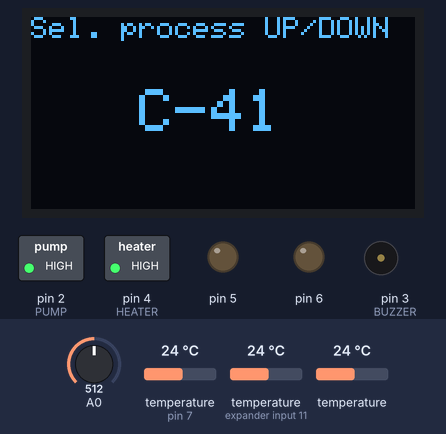
Simulated run of this sketch. Board: Arduino Uno, built with avr-gcc and run on an emulated ATmega328P. Shown: 128×64 one-colour display, switched loads named in the sketch (green lamp = pin HIGH), output pins drawn as LEDs (lit = HIGH), buzzer (waves = sounding, pin HIGH). The inputs (shaded band) are chosen by the test bench; at power-on: A0 = 512, temperature (sensors on pin 7, expander input 11) 24 °C, temperature 24 °C. What the sketch prints to the serial monitor is not drawn.

Above: at 6.2 s.
6.3 s: A0 set to 995
7.8 s: A0 set to 1021
At 7.95 s:
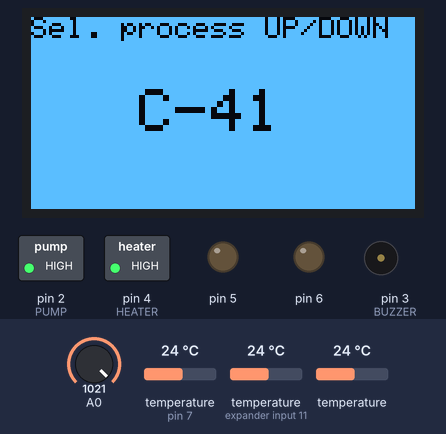
At 9.9 s:
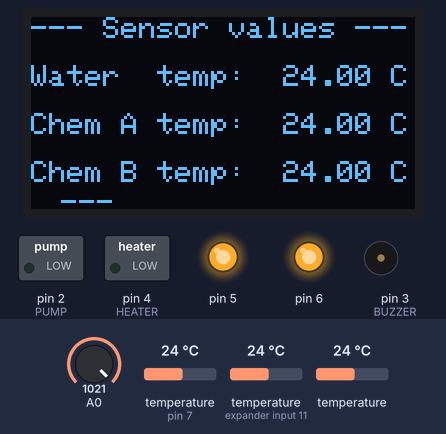
Timing chart, 0 to 11.4 s (numbered marks = the images above; inputs shaded):
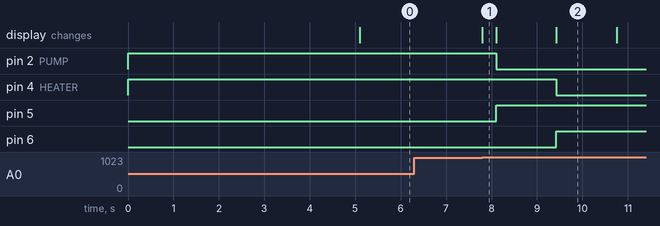

Measured:
- the behaviour switches between 1010 and 1011 on A0 (found by bisection; images 0 and 1)
- after the input at 6.3 s, every drawn part: stays the same
- after the input at 7.8 s, pin 2 (PUMP): HIGH → LOW after 0.30 s; pin 4 (HEATER): HIGH → LOW after 1.6 s; pin 5: LOW → HIGH after 0.30 s; pin 6: LOW → HIGH after 1.6 s; the display: changes at once (image 1)

The sketch:

arduino.ino
```cpp
#include <Adafruit_SH110X.h>
#include <SPI.h>
#include <OneWire.h>
#include <DallasTemperature.h>

#define OLED_MOSI   11 //blue
#define OLED_CLK   12 //yellow
#define OLED_DC    8 //green
#define OLED_CS    10 //orange
#define OLED_RESET 9 //white
#define HEATER 4
#define PUMP 2
#define BUZZER 3


float chemATemp,chemBTemp,waterTemp;
int curMenu = 0;

float maxTempVariation = 0.4;
int i = 0 ;
bool reverse = false;
uint8_t sensor1[8] = {0x28, 0x80, 0xD6, 0x3A, 0x01, 0x21, 0x0A, 0xB5}; //sensor address
uint8_t sensor2[8] ={0x28, 0x28, 0x79, 0x43, 0x01, 0x21, 0x0A, 0x2F};
uint8_t sensor3[8] ={0x28, 0x45, 0xA6, 0x75, 0xD0, 0x01, 0x3C, 0xC6};


OneWire oneWire(7);
DallasTemperature sensors(&oneWire);

//startup logo
const unsigned char filmochem_bmp [] PROGMEM ={
0x00, 0x00, 0x00, 0x00, 0x00, 0x01, 0x00, 0x00, 0x00, 0x00, 0x00, 0x00, 0x00, 0x00, 0x00, 0x00,
0x00, 0x00, 0x00, 0x00, 0x00, 0x00, 0x80, 0x00, 0x00, 0x00, 0x00, 0x00, 0x00, 0x00, 0x00, 0x00,
0x00, 0x00, 0x00, 0x00, 0x00, 0x04, 0x80, 0x00, 0x00, 0x00, 0x00, 0x00, 0x00, 0x00, 0x00, 0x00,
0x00, 0x00, 0x00, 0x00, 0x00, 0x03, 0x00, 0x00, 0x00, 0x00, 0x00, 0x00, 0x00, 0x00, 0x0e, 0x00,
0x00, 0x00, 0x00, 0x00, 0x00, 0x1a, 0x00, 0x00, 0x00, 0x00, 0x00, 0x00, 0x00, 0x00, 0x19, 0x80,
0x00, 0x00, 0x00, 0x00, 0x00, 0x24, 0x00, 0x00, 0x00, 0x00, 0x00, 0x00, 0x00, 0x00, 0x30, 0x80,
0x00, 0x00, 0x00, 0x00, 0x00, 0x28, 0x00, 0x00, 0x00, 0x00, 0x00, 0x00, 0x00, 0x00, 0x20, 0x80,
0x00, 0x00, 0x00, 0x00, 0x00, 0x9c, 0x00, 0x00, 0x00, 0x00, 0x00, 0x03, 0xff, 0xc0, 0x20, 0x80,
0x00, 0x00, 0x00, 0x00, 0x00, 0x7e, 0x00, 0x00, 0x00, 0x00, 0x00, 0x07, 0xff, 0xe0, 0x20, 0x80,
0x00, 0x00, 0x00, 0x00, 0x02, 0x7f, 0x00, 0x00, 0x00, 0x00, 0x00, 0x07, 0xff, 0xe0, 0x20, 0x80,
0x00, 0x00, 0x00, 0x00, 0x01, 0x8f, 0x80, 0x00, 0x00, 0x00, 0x00, 0x03, 0xff, 0xc0, 0x23, 0x80,
0x00, 0x00, 0x00, 0x00, 0x09, 0x07, 0xc0, 0x00, 0x00, 0x00, 0x00, 0x00, 0x00, 0x00, 0x20, 0x80,
0x00, 0x00, 0x00, 0x00, 0x06, 0x03, 0xe0, 0x10, 0x00, 0x00, 0x00, 0x00, 0x00, 0x00, 0x20, 0x80,
0x00, 0x00, 0x00, 0x00, 0x34, 0x01, 0xf0, 0x38, 0x00, 0x00, 0x00, 0x02, 0x00, 0xc0, 0x23, 0x80,
0x00, 0x00, 0x00, 0x00, 0x58, 0x00, 0xf8, 0x64, 0x00, 0x00, 0x00, 0x02, 0x00, 0xc0, 0x20, 0x80,
0x00, 0x00, 0x00, 0x00, 0x50, 0x00, 0x7c, 0xe8, 0x00, 0x00, 0x00, 0x02, 0x00, 0xc0, 0x20, 0x80,
0x00, 0x00, 0x00, 0x01, 0x20, 0x00, 0x3f, 0x90, 0x00, 0x00, 0x00, 0x02, 0x00, 0xc0, 0x23, 0x80,
0x00, 0x00, 0x00, 0x01, 0xc0, 0x00, 0x1f, 0x60, 0x00, 0x00, 0x00, 0x02, 0x00, 0xc0, 0x20, 0x80,
0x00, 0x00, 0x00, 0x04, 0xc0, 0x00, 0x0e, 0x40, 0x00, 0x00, 0x00, 0x02, 0x00, 0xc0, 0x20, 0x80,
0x00, 0x00, 0x00, 0x03, 0xc0, 0x00, 0x0d, 0x80, 0x00, 0x00, 0x00, 0x02, 0x00, 0xc0, 0x23, 0x80,
0x00, 0x00, 0x00, 0x13, 0xe0, 0x00, 0x19, 0x00, 0x00, 0x00, 0x00, 0x02, 0x00, 0xc0, 0x20, 0x80,
0x00, 0x00, 0x00, 0x0f, 0xf0, 0x00, 0x36, 0x00, 0x00, 0x00, 0x00, 0x02, 0x00, 0xc0, 0x20, 0x80,
0x00, 0x00, 0x00, 0x68, 0xf8, 0x00, 0x74, 0x00, 0x00, 0x00, 0x00, 0x02, 0x00, 0xc0, 0x23, 0x80,
0x00, 0x00, 0x00, 0xb0, 0x7c, 0x00, 0xc8, 0x00, 0x00, 0x00, 0x00, 0x06, 0x00, 0x40, 0x20, 0x80,
0x00, 0x00, 0x00, 0xa0, 0x3e, 0x01, 0xc0, 0x00, 0x00, 0x00, 0x00, 0x04, 0x00, 0x60, 0x20, 0x80,
0x00, 0x00, 0x02, 0x40, 0x1f, 0x03, 0x20, 0x00, 0x00, 0x00, 0x00, 0x0c, 0x00, 0x20, 0x21, 0x80,
0x00, 0x00, 0x03, 0x80, 0x0f, 0x87, 0xc0, 0x00, 0x00, 0x00, 0x00, 0x08, 0x00, 0x30, 0x20, 0x80,
0x00, 0x00, 0x09, 0x00, 0x07, 0xcc, 0x80, 0x00, 0x00, 0x00, 0x00, 0x08, 0x00, 0x30, 0x20, 0x80,
0x00, 0x00, 0x06, 0x00, 0x03, 0xfb, 0x00, 0x00, 0x00, 0x00, 0x00, 0x18, 0x00, 0x10, 0x21, 0x80,
0x00, 0x00, 0x24, 0x00, 0x01, 0xf2, 0x00, 0x00, 0x00, 0x00, 0x00, 0x10, 0x00, 0x18, 0x20, 0x80,
0x00, 0x00, 0x1c, 0x00, 0x00, 0xec, 0x00, 0x00, 0x00, 0x00, 0x00, 0x31, 0x10, 0x08, 0x20, 0x80,
0x00, 0x00, 0xdc, 0x00, 0x00, 0xe8, 0x00, 0x00, 0x00, 0x00, 0x00, 0x22, 0x00, 0x0c, 0x21, 0x80,
0x00, 0x01, 0x7e, 0x00, 0x00, 0x90, 0x00, 0x00, 0x00, 0x00, 0x00, 0x60, 0x04, 0x04, 0x20, 0x80,
0x00, 0x03, 0x7f, 0x00, 0x01, 0xa0, 0x00, 0x00, 0x00, 0x00, 0x00, 0x44, 0x04, 0x06, 0x20, 0x80,
0x00, 0x04, 0x8f, 0x80, 0x02, 0x40, 0x00, 0x00, 0x00, 0x00, 0x00, 0xc0, 0x04, 0x02, 0x21, 0x80,
0x00, 0x0d, 0x07, 0xc0, 0x07, 0x80, 0x00, 0x00, 0x00, 0x00, 0x00, 0xce, 0x07, 0xf2, 0x20, 0x80,
0x00, 0x12, 0x03, 0xe0, 0x09, 0x00, 0x00, 0x00, 0x00, 0x00, 0x00, 0x9e, 0x0f, 0xf2, 0x20, 0x80,
0x00, 0x2c, 0x01, 0xf0, 0x14, 0x0c, 0x00, 0x00, 0x00, 0x00, 0x01, 0x9f, 0xff, 0xf8, 0x20, 0x80,
0x00, 0x48, 0x00, 0xf8, 0x24, 0x7f, 0x03, 0xf0, 0x3e, 0x03, 0xe1, 0x3f, 0xf8, 0xf8, 0x20, 0x80,
0x00, 0xb0, 0x00, 0x7c, 0x58, 0xff, 0x07, 0xf0, 0x7f, 0x07, 0xf3, 0x3f, 0xf0, 0x7c, 0x3f, 0x80,
0x01, 0x20, 0x00, 0x3f, 0xd0, 0x87, 0x0e, 0x70, 0xc7, 0x0c, 0x62, 0x3f, 0xf0, 0x7c, 0x3f, 0x80,
0x02, 0xc0, 0x00, 0x1f, 0x20, 0x06, 0x1c, 0x71, 0xc6, 0x18, 0x66, 0x7f, 0xf0, 0x7e, 0x3f, 0x80,
0x06, 0xc0, 0x00, 0x0f, 0x00, 0x0e, 0x38, 0x63, 0x8e, 0x38, 0xe6, 0x7f, 0xf8, 0xfe, 0x3f, 0x80,
0x09, 0xc0, 0x00, 0x0c, 0x80, 0x0c, 0x30, 0xe3, 0x0e, 0x70, 0xe4, 0xff, 0xf7, 0xfe, 0x3f, 0x80,
0x0b, 0xe0, 0x00, 0x0c, 0x00, 0x1c, 0x70, 0xc7, 0x0c, 0x71, 0xcc, 0xff, 0xe3, 0xfe, 0x3f, 0x80,
0x27, 0xf0, 0x00, 0x12, 0x00, 0x38, 0x61, 0xce, 0x1c, 0xe1, 0xcc, 0xff, 0xe3, 0xfe, 0x3f, 0x80,
0x5c, 0xf8, 0x00, 0x28, 0x00, 0x70, 0xe1, 0x8e, 0x18, 0xe3, 0x88, 0xff, 0xf3, 0xfe, 0x3f, 0x80,
0x98, 0x7c, 0x00, 0x48, 0x00, 0xe0, 0xc3, 0x9c, 0x39, 0xc3, 0x8c, 0x7f, 0xff, 0xfe, 0x3f, 0x80,
0x70, 0x3e, 0x00, 0xb0, 0x01, 0xc1, 0xc3, 0x1c, 0x71, 0xc7, 0x0c, 0x00, 0x00, 0x00, 0x7f, 0xc0,
0x20, 0x1f, 0x01, 0xa0, 0x07, 0x01, 0x87, 0x18, 0x61, 0x86, 0x07, 0xff, 0xff, 0xf8, 0xff, 0xe0,
0x00, 0x0f, 0x82, 0xc0, 0x0e, 0x01, 0x8e, 0x38, 0xe3, 0x8e, 0x03, 0xff, 0xff, 0xf1, 0xff, 0xf0,
0x00, 0x07, 0xc6, 0x00, 0x1c, 0x03, 0x9c, 0x39, 0xc3, 0x9c, 0x00, 0x00, 0x00, 0x01, 0xff, 0xf0,
0x00, 0x03, 0xe9, 0x00, 0x7f, 0xe3, 0xf8, 0x3f, 0x83, 0xf8, 0x00, 0x00, 0x00, 0x03, 0xff, 0xf0,
0x00, 0x01, 0xf8, 0x00, 0x7f, 0xc3, 0xf0, 0x3f, 0x03, 0xe0, 0x00, 0x00, 0x00, 0x03, 0xff, 0xf8,
0x00, 0x00, 0xe4, 0x00, 0x00, 0x01, 0xc0, 0x08, 0x00, 0x00, 0x00, 0x00, 0x00, 0x03, 0xff, 0xf8,
0x00, 0x00, 0xf0, 0x7e, 0xcc, 0x1c, 0x31, 0xf8, 0x3e, 0x61, 0x9f, 0xdc, 0x30, 0x03, 0xff, 0xf8,
0x00, 0x00, 0x90, 0x60, 0xcc, 0x1c, 0x73, 0x9c, 0xe3, 0x61, 0x98, 0x1c, 0x70, 0x03, 0xff, 0xf8,
0x00, 0x01, 0x60, 0x60, 0xcc, 0x1c, 0x73, 0x0c, 0xc0, 0x61, 0x98, 0x1c, 0x70, 0x01, 0xff, 0xf0,
0x00, 0x03, 0x00, 0x60, 0xcc, 0x1e, 0xf2, 0x06, 0xc0, 0x61, 0x98, 0x1e, 0xf0, 0x01, 0xff, 0xf0,
0x00, 0x05, 0x80, 0x7e, 0xcc, 0x1a, 0xf6, 0x07, 0x80, 0x7f, 0x9f, 0x9a, 0xf0, 0x00, 0xff, 0xe0,
0x00, 0x04, 0x00, 0x60, 0xcc, 0x1b, 0xb2, 0x06, 0xc0, 0x61, 0x98, 0x1b, 0xb0, 0x00, 0x7f, 0xc0,
0x00, 0x02, 0x00, 0x60, 0xcc, 0x1b, 0xb3, 0x0c, 0xc0, 0x61, 0x98, 0x1b, 0xb0, 0x00, 0x3f, 0x80,
0x00, 0x00, 0x00, 0x60, 0xcc, 0x18, 0x33, 0x9c, 0xe3, 0x61, 0x98, 0x18, 0x30, 0x00, 0x00, 0x00,
0x00, 0x00, 0x00, 0x60, 0xcf, 0xd8, 0x31, 0xf8, 0x3e, 0x61, 0x9f, 0xd8, 0x30, 0x00, 0x00, 0x00};


Adafruit_SH1107 display = Adafruit_SH1107(64, 128,OLED_MOSI, OLED_CLK, OLED_DC, OLED_RESET, OLED_CS);


void setup() {

  Serial.begin(9600);
  Serial.println("START");
  pinMode(HEATER,OUTPUT);
  pinMode(PUMP,OUTPUT);
  pinMode(5,OUTPUT);
  pinMode(6,OUTPUT);
  pinMode(BUZZER,OUTPUT);
  digitalWrite(HEATER,HIGH);
  digitalWrite(PUMP,HIGH);


  // Start OLED
  display.begin(0, true); // we dont use the i2c address but we will reset!
  display.clearDisplay();
  display.setRotation(3);
  display.setTextSize(1);
  display.setTextColor(SH110X_WHITE);
  display.setCursor(0,0);
  display.drawBitmap(0, 0, filmochem_bmp, 128, 64, SH110X_WHITE); // display.drawBitmap(x position, y position, bitmap data, bitmap width, bitmap height, color);
  display.display();


  delay(5000);
  displayProcess("   C-41");
  curMenu = 1;


}

void displayCurrentStatus(){
  display.clearDisplay();
  display.setCursor(0,0);

  if(!reverse && i<110){
    i=i+10;
  }
  else if(reverse && i<=110){
    i=i-10;
  }
  if(i == 110){
    reverse = true;
  }
  else if(i == 0){
    reverse = false;
  }

  if(waterTemp == -127){
    display.setTextSize(2);
    display.print("WATER \nSENSOR \nERROR!");
    display.invertDisplay(1);
    digitalWrite(5,LOW);
    digitalWrite(6,LOW);
    tone(BUZZER,900,100);
    delay(200);
    display.invertDisplay(0);
    digitalWrite(5,HIGH);
    digitalWrite(6,HIGH);
    tone(BUZZER,700,100);
  }
  else{
    display.setTextSize(1);
    display.print("--- Sensor values ---\n\nWater  temp:  ");
    display.print(waterTemp);
    display.print(" C \nChem A temp:  ");
    display.print(chemATemp);
    display.print(" C \nChem B temp:  ");
    display.print(chemBTemp);
    display.print(" C");
    display.setCursor(i,58);
    display.println("---");
  }
   display.display();


}
void displayProcess(char* process){
  display.clearDisplay();
  display.setCursor(0,0);
  display.setTextSize(1);
  display.println("Sel. process UP/DOWN\n\n");
  display.setTextSize(2);
  display.println(process);
  display.display();


}


void startWaterBath(int targetTemp){
  //tone(BUZZER,800,150);
  digitalWrite(5,HIGH);
  digitalWrite(PUMP,LOW);
  while(true){
      delay(500);
      sensors.requestTemperatures();
      waterTemp = sensors.getTempC(sensor3);
      chemATemp = sensors.getTempC(sensor1);
      chemBTemp = sensors.getTempC(sensor2);
      displayCurrentStatus();

      if(waterTemp!=-127 && (waterTemp < targetTemp - maxTempVariation)){
        digitalWrite(HEATER,LOW);
        digitalWrite(6,HIGH);
      }

      else if (waterTemp > targetTemp + maxTempVariation)
      {
        digitalWrite(HEATER,HIGH);
        digitalWrite(6,LOW);
      }
  }
}


void loop() {
  delay(100);
  int value = analogRead(A0);

  //down 239-249
  //up 415-425
  //left 695-705
  //right 814-824;
  //center 1010-1024


  if(value>239 && value<249){ //down
    if(curMenu==1) {
      displayProcess("   E-6");
      curMenu = 2;
      return;
    }
    displayProcess("   C-41");
    curMenu = 1;

  }

  else if(value>415 && value<425){ //up
    if(curMenu==1) {
      displayProcess("   E-6");
      curMenu = 2;
      return;
    }

    displayProcess("   C-41");
    curMenu = 1;

  }


   if(value>1010 && value<1024 && curMenu==1){ //center
    display.invertDisplay(1);
    delay(300);
    display.invertDisplay(0);
    startWaterBath(39);
    }


}
```
